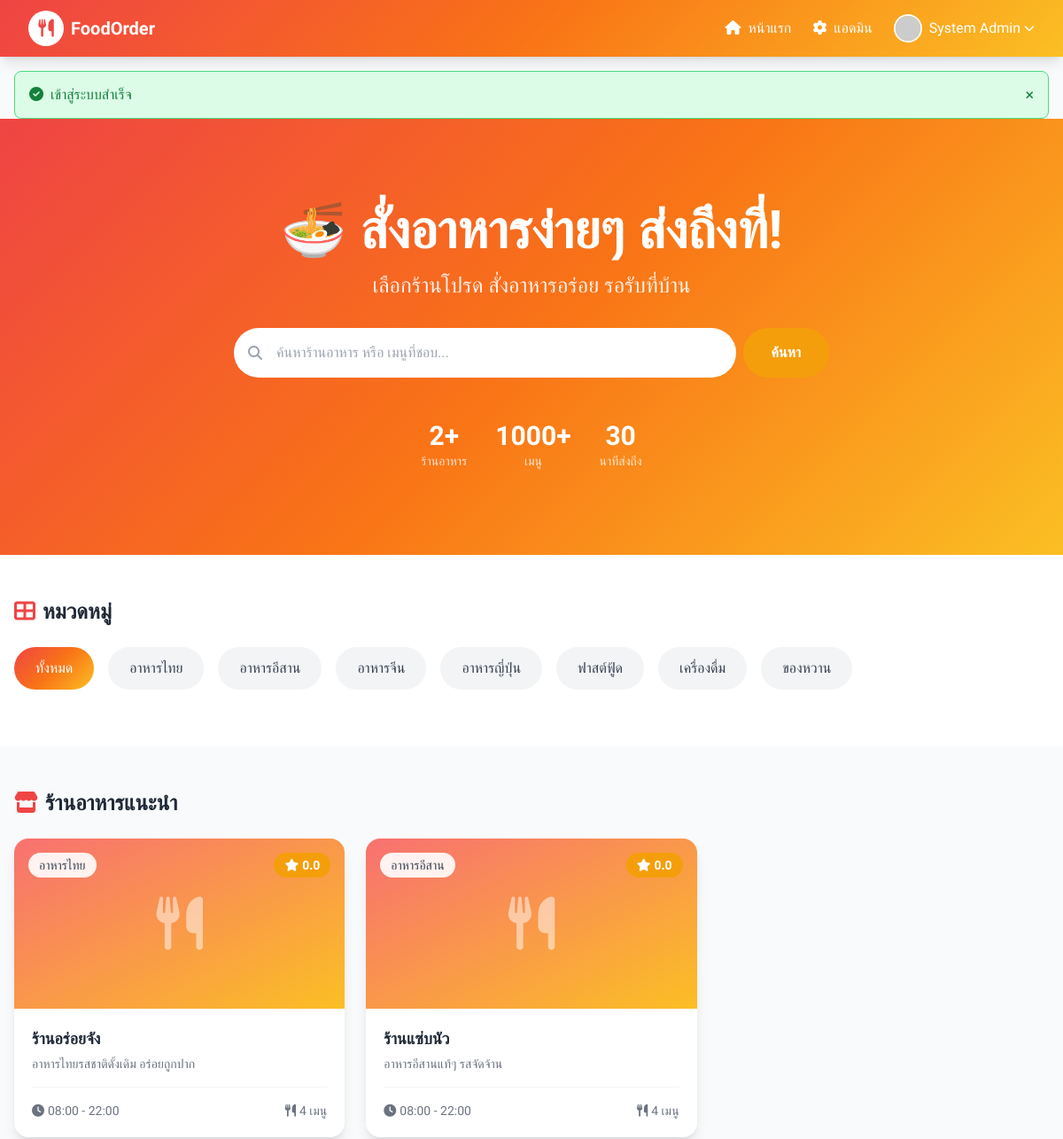
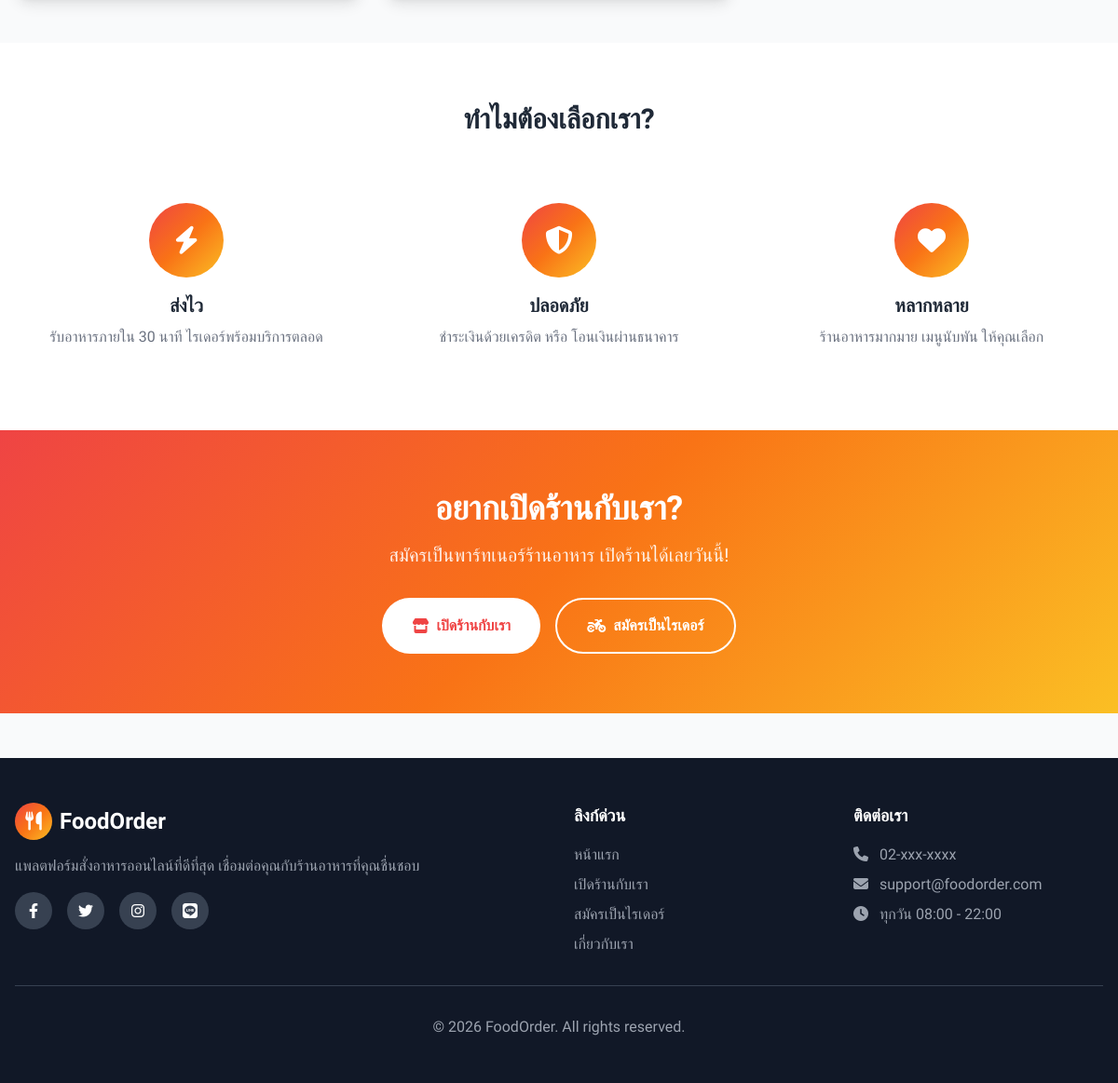
/index.php (signed in), run on the app's committed database (2 pictures, top to bottom).
### tables this page shows
CREATE TABLE IF NOT EXISTS users (
    id INT PRIMARY KEY AUTO_INCREMENT,
    username VARCHAR(50) NOT NULL UNIQUE,
    email VARCHAR(100) NOT NULL UNIQUE,
    password VARCHAR(255) NOT NULL,
    full_name VARCHAR(100) NOT NULL,
    phone VARCHAR(20),
    address TEXT,
    role ENUM('customer', 'seller', 'rider', 'admin') DEFAULT 'customer',
    credit_balance DECIMAL(10,2) DEFAULT 0.00,
    avatar VARCHAR(255),
    status ENUM('active', 'inactive', 'banned') DEFAULT 'active',
    created_at TIMESTAMP DEFAULT CURRENT_TIMESTAMP,
    updated_at TIMESTAMP DEFAULT CURRENT_TIMESTAMP ON UPDATE CURRENT_TIMESTAMP
);

CREATE TABLE IF NOT EXISTS restaurants (
    id INT PRIMARY KEY AUTO_INCREMENT,
    owner_id INT NOT NULL,
    name VARCHAR(100) NOT NULL,
    description TEXT,
    address TEXT NOT NULL,
    phone VARCHAR(20),
    image VARCHAR(255),
    category VARCHAR(50),
    opening_time TIME DEFAULT '08:00:00',
    closing_time TIME DEFAULT '22:00:00',
    status ENUM('pending', 'approved', 'rejected', 'closed') DEFAULT 'pending',
    rating DECIMAL(2,1) DEFAULT 0.0,
    total_orders INT DEFAULT 0,
    created_at TIMESTAMP DEFAULT CURRENT_TIMESTAMP,
    updated_at TIMESTAMP DEFAULT CURRENT_TIMESTAMP ON UPDATE CURRENT_TIMESTAMP,
    FOREIGN KEY (owner_id) REFERENCES users(id) ON DELETE CASCADE
);

### database.php (called while the page is built, shortened)
<?php
function getFlash()
{
    if (isset($_SESSION['flash'])) {
        $flash = $_SESSION['flash'];
        return $flash;
    }
    return null;
}
function baseUrl($path = '')
{
    return SITE_URL . '/' . ltrim($path, '/');
}
?>

### auth.php (called while the page is built, shortened)
<?php
require_once __DIR__ . '/database.php';
function isLoggedIn() {
    return isset($_SESSION['user_id']);
}
function getCurrentUser() {
    $db = getDB();
    $stmt = $db->prepare("SELECT * FROM users WHERE id = ?");
    $stmt->execute([$_SESSION['user_id']]);
    return $stmt->fetch();
}
?>

### index.php (the view, shortened to what this page needs)
<?php
require_once __DIR__ . '/config/database.php';
require_once __DIR__ . '/includes/header.php';
$db = getDB();
$stmt = $db->query("SELECT r.*, u.full_name as owner_name,
                    (SELECT COUNT(*) FROM menu_items WHERE restaurant_id = r.id AND is_available = 1) as menu_count
                    FROM restaurants r
                    JOIN users u ON r.owner_id = u.id
                    WHERE r.status = 'approved'
                    ORDER BY r.rating DESC, r.total_orders DESC");
$restaurants = $stmt->fetchAll();
$categories = ['อาหารไทย', 'อาหารอีสาน', 'อาหารจีน', 'อาหารญี่ปุ่น', 'ฟาสต์ฟู้ด', 'เครื่องดื่ม', 'ของหวาน'];
?>
<section class="gradient-bg text-white py-16 md:py-24">
    <div class="max-w-7xl mx-auto px-4 text-center">
        <h1 class="text-4xl md:text-6xl font-bold mb-4 animate-pulse">
            🍜 สั่งอาหารง่ายๆ ส่งถึงที่!
        </h1>
        <p class="text-xl md:text-2xl mb-8 opacity-90">
            เลือกร้านโปรด สั่งอาหารอร่อย รอรับที่บ้าน
        </p>
        <div class="max-w-2xl mx-auto">
            <form action="" method="GET" class="flex gap-2">
                <div class="flex-1 relative">
                    <i class="fas fa-search absolute left-4 top-1/2 -translate-y-1/2 text-gray-400"></i>
                    <input type="text" name="search" value="<?= htmlspecialchars($_GET['search'] ?? '') ?>"
                           class="w-full pl-12 pr-4 py-4 rounded-full text-gray-800 focus:ring-4 focus:ring-accent-300 outline-none"
                           placeholder="ค้นหาร้านอาหาร หรือ เมนูที่ชอบ...">
                </div>
                <button type="submit" class="bg-accent-500 hover:bg-accent-600 px-8 py-4 rounded-full font-semibold transition">
                    ค้นหา
                </button>
            </form>
        </div>
        <div class="flex justify-center gap-8 mt-12">
            <div class="text-center">
                <div class="text-3xl font-bold"><?= count($restaurants) ?>+</div>
                <div class="text-sm opacity-80">ร้านอาหาร</div>
            </div>
            <div class="text-center">
                <div class="text-3xl font-bold">1000+</div>
                <div class="text-sm opacity-80">เมนู</div>
            </div>
            <div class="text-center">
                <div class="text-3xl font-bold">30</div>
                <div class="text-sm opacity-80">นาทีส่งถึง</div>
            </div>
        </div>
    </div>
</section>
<section class="py-12 bg-white">
    <div class="max-w-7xl mx-auto px-4">
        <h2 class="text-2xl font-bold text-gray-800 mb-6">
            <i class="fas fa-th-large mr-2 text-primary-500"></i>หมวดหมู่
        </h2>
        <div class="flex gap-4 overflow-x-auto pb-4 scrollbar-hide">
            <a href="<?= baseUrl() ?>" class="flex-shrink-0 px-6 py-3 rounded-full <?= empty($_GET['category']) ? 'gradient-bg text-white' : 'bg-gray-100 text-gray-700 hover:bg-gray-200' ?> font-medium transition">
                ทั้งหมด
            </a>
            <?php foreach ($categories as $cat): ?>
                <a href="<?= baseUrl('?category=' . urlencode($cat)) ?>"
                   class="flex-shrink-0 px-6 py-3 rounded-full <?= ($_GET['category'] ?? '') === $cat ? 'gradient-bg text-white' : 'bg-gray-100 text-gray-700 hover:bg-gray-200' ?> font-medium transition">
                    <?= $cat ?>
                </a>
            <?php endforeach; ?>
        </div>
    </div>
</section>
<section class="py-12">
    <div class="max-w-7xl mx-auto px-4">
        <h2 class="text-2xl font-bold text-gray-800 mb-6">
            <i class="fas fa-store mr-2 text-primary-500"></i>ร้านอาหารแนะนำ
        </h2>
        <?php if (empty($restaurants)): ?>
            <div class="text-center py-16 bg-white rounded-2xl">
                <i class="fas fa-store-slash text-6xl text-gray-300 mb-4"></i>
                <h3 class="text-xl font-semibold text-gray-500">ยังไม่มีร้านอาหาร</h3>
                <p class="text-gray-400 mt-2">กรุณารอร้านค้าเปิดให้บริการ</p>
            </div>
        <?php else: ?>
            <div class="grid grid-cols-1 md:grid-cols-2 lg:grid-cols-3 gap-6">
                <?php foreach ($restaurants as $restaurant): ?>
                    <a href="<?= baseUrl('restaurant.php?id=' . $restaurant['id']) ?>"
                       class="group bg-white rounded-2xl overflow-hidden shadow-lg hover-scale">
                        <div class="relative h-48 bg-gradient-to-br from-primary-400 to-accent-400 overflow-hidden">
                            <?php if ($restaurant['image']): ?>
                                <img src="<?= baseUrl('uploads/' . $restaurant['image']) ?>"
                                     class="w-full h-full object-cover group-hover:scale-110 transition duration-500">
                            <?php else: ?>
                                <div class="w-full h-full flex items-center justify-center">
                                    <i class="fas fa-utensils text-6xl text-white opacity-50"></i>
                                </div>
                            <?php endif; ?>
                            <span class="absolute top-4 left-4 bg-white/90 backdrop-blur px-3 py-1 rounded-full text-sm font-medium text-gray-700">
                                <?= htmlspecialchars($restaurant['category'] ?? 'อาหารทั่วไป') ?>
                            </span>
                            <div class="absolute top-4 right-4 bg-accent-500 text-white px-3 py-1 rounded-full text-sm font-bold flex items-center">
                                <i class="fas fa-star mr-1"></i><?= number_format($restaurant['rating'], 1) ?>
                            </div>
                        </div>
                        <div class="p-5">
                            <h3 class="font-bold text-lg text-gray-800 group-hover:text-primary-500 transition">
                                <?= htmlspecialchars($restaurant['name']) ?>
                            </h3>
                            <p class="text-gray-500 text-sm mt-1 line-clamp-2">
                                <?= htmlspecialchars($restaurant['description'] ?? 'ร้านอาหารอร่อย') ?>
                            </p>
                            <div class="flex items-center justify-between mt-4 pt-4 border-t border-gray-100">
                                <div class="flex items-center text-gray-500 text-sm">
                                    <i class="fas fa-clock mr-1"></i>
                                    <?= substr($restaurant['opening_time'], 0, 5) ?> - <?= substr($restaurant['closing_time'], 0, 5) ?>
                                </div>
                                <div class="flex items-center text-gray-500 text-sm">
                                    <i class="fas fa-utensils mr-1"></i>
                                    <?= $restaurant['menu_count'] ?> เมนู
                                </div>
                            </div>
                        </div>
                    </a>
                <?php endforeach; ?>
            </div>
        <?php endif; ?>
    </div>
</section>
<section class="py-16 bg-white">
    <div class="max-w-7xl mx-auto px-4">
        <h2 class="text-3xl font-bold text-center text-gray-800 mb-12">
            ทำไมต้องเลือกเรา?
        </h2>
        <div class="grid grid-cols-1 md:grid-cols-3 gap-8">
            <div class="text-center p-6">
                <div class="w-20 h-20 gradient-bg rounded-full flex items-center justify-center mx-auto mb-4">
                    <i class="fas fa-bolt text-3xl text-white"></i>
                </div>
                <h3 class="font-bold text-xl text-gray-800 mb-2">ส่งไว</h3>
                <p class="text-gray-500">รับอาหารภายใน 30 นาที ไรเดอร์พร้อมบริการตลอด</p>
            </div>
            <div class="text-center p-6">
                <div class="w-20 h-20 gradient-bg rounded-full flex items-center justify-center mx-auto mb-4">
                    <i class="fas fa-shield-alt text-3xl text-white"></i>
                </div>
                <h3 class="font-bold text-xl text-gray-800 mb-2">ปลอดภัย</h3>
                <p class="text-gray-500">ชำระเงินด้วยเครดิต หรือ โอนเงินผ่านธนาคาร</p>
            </div>
            <div class="text-center p-6">
                <div class="w-20 h-20 gradient-bg rounded-full flex items-center justify-center mx-auto mb-4">
                    <i class="fas fa-heart text-3xl text-white"></i>
                </div>
                <h3 class="font-bold text-xl text-gray-800 mb-2">หลากหลาย</h3>
                <p class="text-gray-500">ร้านอาหารมากมาย เมนูนับพัน ให้คุณเลือก</p>
            </div>
        </div>
    </div>
</section>
<section class="py-16 gradient-bg">
    <div class="max-w-4xl mx-auto px-4 text-center text-white">
        <h2 class="text-3xl md:text-4xl font-bold mb-4">อยากเปิดร้านกับเรา?</h2>
        <p class="text-xl mb-8 opacity-90">สมัครเป็นพาร์ทเนอร์ร้านอาหาร เปิดร้านได้เลยวันนี้!</p>
        <div class="flex flex-col sm:flex-row gap-4 justify-center">
            <a href="<?= baseUrl('register.php?role=seller') ?>"
               class="bg-white text-primary-500 px-8 py-4 rounded-full font-bold hover:bg-gray-100 transition inline-flex items-center justify-center">
                <i class="fas fa-store mr-2"></i>เปิดร้านกับเรา
            </a>
            <a href="<?= baseUrl('register.php?role=rider') ?>"
               class="border-2 border-white text-white px-8 py-4 rounded-full font-bold hover:bg-white hover:text-primary-500 transition inline-flex items-center justify-center">
                <i class="fas fa-motorcycle mr-2"></i>สมัครเป็นไรเดอร์
            </a>
        </div>
    </div>
</section>
<?php require_once __DIR__ . '/includes/footer.php'; ?>

### header.php (shortened to what this page needs)
<?php require_once __DIR__ . '/../config/auth.php'; ?>
<!DOCTYPE html>
<html lang="th">
<head>
    <script src="https://cdn.tailwindcss.com"></script>
    <link rel="stylesheet" href="https://cdnjs.cloudflare.com/ajax/libs/font-awesome/6.4.0/css/all.min.css">
</head>
<body class="bg-gray-50 font-prompt min-h-screen">
    <nav class="gradient-bg shadow-lg sticky top-0 z-50">
        <div class="max-w-7xl mx-auto px-4 sm:px-6 lg:px-8">
            <div class="flex justify-between items-center h-16">
                <a href="<?= baseUrl() ?>" class="flex items-center space-x-2">
                    <div class="w-10 h-10 bg-white rounded-full flex items-center justify-center">
                        <i class="fas fa-utensils text-primary-500 text-xl"></i>
                    </div>
                    <span class="text-white font-bold text-xl"><?= SITE_NAME ?></span>
                </a>
                <div class="hidden md:flex items-center space-x-6">
                    <a href="<?= baseUrl() ?>" class="text-white hover:text-accent-200 transition">
                        <i class="fas fa-home mr-1"></i> หน้าแรก
                    </a>
                    <?php if (isLoggedIn()): ?>
                        <?php $user = getCurrentUser(); ?>
                        <?php if ($user['role'] === 'customer'): ?>
                            <a href="<?= baseUrl('cart.php') ?>" class="text-white hover:text-accent-200 transition relative">
                                <i class="fas fa-shopping-cart mr-1"></i> ตะกร้า
                                <span id="cart-count" class="absolute -top-2 -right-2 bg-accent-400 text-white text-xs rounded-full w-5 h-5 flex items-center justify-center">0</span>
                            </a>
                            <a href="<?= baseUrl('orders.php') ?>" class="text-white hover:text-accent-200 transition">
                                <i class="fas fa-receipt mr-1"></i> ออเดอร์
                            </a>
                            <a href="<?= baseUrl('topup.php') ?>" class="text-white hover:text-accent-200 transition">
                                <i class="fas fa-wallet mr-1"></i> <?= formatMoney($user['credit_balance']) ?>
                            </a>
                        <?php elseif ($user['role'] === 'seller'): ?>
                            <a href="<?= baseUrl('seller/dashboard.php') ?>" class="text-white hover:text-accent-200 transition">
                                <i class="fas fa-store mr-1"></i> จัดการร้าน
                            </a>
                        <?php elseif ($user['role'] === 'rider'): ?>
                            <a href="<?= baseUrl('rider/dashboard.php') ?>" class="text-white hover:text-accent-200 transition">
                                <i class="fas fa-motorcycle mr-1"></i> งานส่ง
                            </a>
                        <?php elseif ($user['role'] === 'admin'): ?>
                            <a href="<?= baseUrl('admin/dashboard.php') ?>" class="text-white hover:text-accent-200 transition">
                                <i class="fas fa-cog mr-1"></i> แอดมิน
                            </a>
                        <?php endif; ?>
                        <div class="relative group">
                            <button class="flex items-center text-white hover:text-accent-200 transition">
                                <img src="<?= $user['avatar'] ? baseUrl('uploads/' . $user['avatar']) : 'https://ui-avatars.com/api/?name=' . urlencode($user['full_name']) . '&background=random' ?>"
                                     class="w-8 h-8 rounded-full mr-2 border-2 border-white">
                                <?= htmlspecialchars($user['full_name']) ?>
                                <i class="fas fa-chevron-down ml-1 text-xs"></i>
                            </button>
                        </div>
                    <?php endif; ?>
                </div>
            </div>
        </div>
    </nav>
    <?php $flash = getFlash(); ?>
    <?php if ($flash): ?>
        <div class="max-w-7xl mx-auto px-4 mt-4">
            <div class="<?= $flash['type'] === 'success' ? 'bg-green-100 border-green-400 text-green-700' : 'bg-red-100 border-red-400 text-red-700' ?> px-4 py-3 rounded-lg border flex items-center justify-between">
                <span><i class="fas <?= $flash['type'] === 'success' ? 'fa-check-circle' : 'fa-exclamation-circle' ?> mr-2"></i><?= $flash['message'] ?></span>
                <button onclick="this.parentElement.remove()" class="text-lg">&times;</button>
            </div>
        </div>
    <?php endif; ?>
    <main>

### header.php (style rules this page uses)
body { font-family: 'Prompt', sans-serif; }
.gradient-bg { background: linear-gradient(135deg, #ef4444 0%, #f97316 50%, #fbbf24 100%); }
.hover-scale { transition: transform 0.3s ease, box-shadow 0.3s ease; }

### data on the page
users: full_name "System Admin"
restaurants: category "อาหารไทย", rating "0.0", name "ร้านอร่อยจัง", description "อาหารไทยรสชาติดั้งเดิม อร่อยถูกปาก", opening_time "08:00", closing_time "22:00", menu_count "4"
restaurants: category "อาหารอีสาน", rating "0.0", name "ร้านแซ่บนัว", description "อาหารอีสานแท้ๆ รสจัดจ้าน", opening_time "08:00", closing_time "22:00", menu_count "4"

### other printed values
SITE_NAME "FoodOrder"
$flash['message'] "เข้าสู่ระบบสำเร็จ"
count($restaurants) "2"
$cat "อาหารไทย"
$cat "อาหารอีสาน"
$cat "อาหารจีน"
$cat "อาหารญี่ปุ่น"
$cat "ฟาสต์ฟู้ด"
$cat "เครื่องดื่ม"
$cat "ของหวาน"
